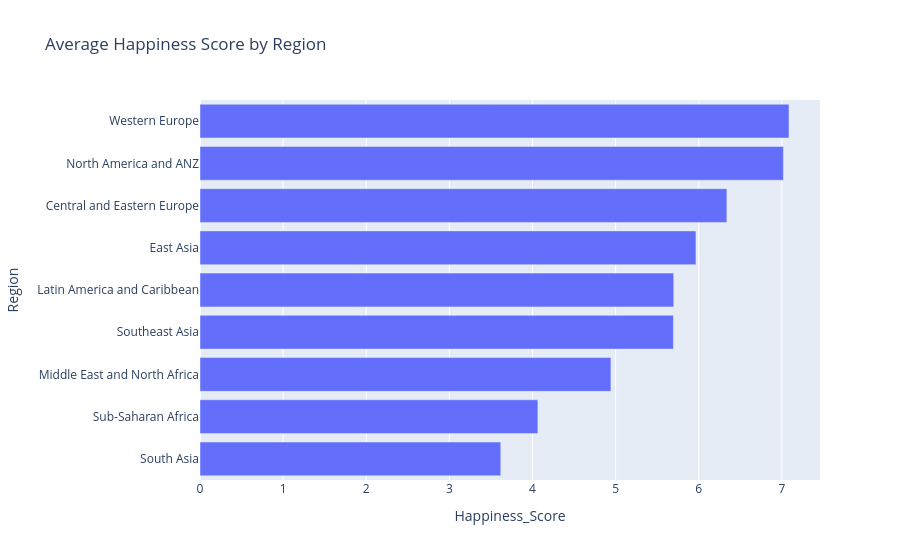

Notebook source saved alongside this figure:
### Code cell
region_avg = (df.groupby('Region')['Happiness_Score']
              .mean()
              .reset_index()
              .sort_values('Happiness_Score'))  # sort for horizontal bar

print(region_avg)

fig = px.bar(region_avg,
             x='Happiness_Score',
             y='Region',
             orientation='h',
             title='Average Happiness Score by Region')

fig.show()

### Figure 1 — Plotly figure (JSON) as saved in the notebook; plotly's stock layout.template omitted (floating-point values rounded to 4 significant figures)
{"data": [{"hovertemplate": "Happiness_Score=%{x}<br>Region=%{y}<extra></extra>", "legendgroup": "", "marker": {"color": "#636efa", "pattern": {"shape": ""}}, "name": "", "orientation": "h", "showlegend": false, "textposition": "auto", "type": "bar", "x": [3.618, 4.065, 4.943, 5.695, 5.699, 5.966, 6.338, 7.018, 7.086], "xaxis": "x", "y": ["South Asia", "Sub-Saharan Africa", "Middle East and North Africa", "Southeast Asia", "Latin America and Caribbean", "East Asia", "Central and Eastern Europe", "North America and ANZ", "Western Europe"], "yaxis": "y"}], "layout": {"barmode": "relative", "legend": {"tracegroupgap": 0}, "title": {"text": "Average Happiness Score by Region"}, "xaxis": {"anchor": "y", "domain": [0, 1], "title": {"text": "Happiness_Score"}}, "yaxis": {"anchor": "x", "domain": [0, 1], "title": {"text": "Region"}}}}
